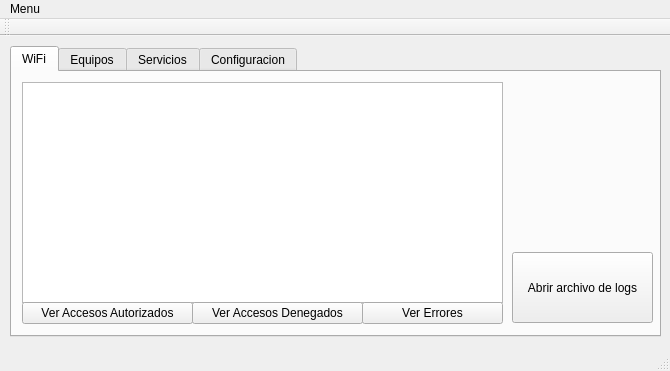
<?xml version="1.0" encoding="UTF-8"?>
<ui version="4.0">
 <class>Main</class>
 <widget class="QMainWindow" name="Main">
  <property name="geometry">
   <rect>
    <x>0</x>
    <y>0</y>
    <width>670</width>
    <height>371</height>
   </rect>
  </property>
  <property name="sizePolicy">
   <sizepolicy hsizetype="Fixed" vsizetype="Fixed">
    <horstretch>0</horstretch>
    <verstretch>0</verstretch>
   </sizepolicy>
  </property>
  <property name="minimumSize">
   <size>
    <width>670</width>
    <height>371</height>
   </size>
  </property>
  <property name="maximumSize">
   <size>
    <width>670</width>
    <height>371</height>
   </size>
  </property>
  <property name="windowTitle">
   <string>Gestion IT DAETSAM</string>
  </property>
  <property name="windowIcon">
   <iconset>
    <normaloff>../../../daetsam-beca-15-16/source/_static/daetsam_logo.png</normaloff>../../../daetsam-beca-15-16/source/_static/daetsam_logo.png</iconset>
  </property>
  <property name="locale">
   <locale language="Spanish" country="Spain"/>
  </property>
  <property name="tabShape">
   <enum>QTabWidget::Rounded</enum>
  </property>
  <widget class="QWidget" name="centralWidget">
   <widget class="QTabWidget" name="tabMain">
    <property name="geometry">
     <rect>
      <x>10</x>
      <y>10</y>
      <width>651</width>
      <height>291</height>
     </rect>
    </property>
    <property name="currentIndex">
     <number>0</number>
    </property>
    <widget class="QWidget" name="tabWifi">
     <attribute name="title">
      <string>WiFi</string>
     </attribute>
     <widget class="QTableWidget" name="tableWiFi">
      <property name="geometry">
       <rect>
        <x>10</x>
        <y>10</y>
        <width>481</width>
        <height>221</height>
       </rect>
      </property>
      <property name="sizeAdjustPolicy">
       <enum>QAbstractScrollArea::AdjustToContents</enum>
      </property>
      <property name="editTriggers">
       <set>QAbstractItemView::NoEditTriggers</set>
      </property>
      <property name="showDropIndicator" stdset="0">
       <bool>false</bool>
      </property>
      <property name="dragDropOverwriteMode">
       <bool>false</bool>
      </property>
      <property name="selectionMode">
       <enum>QAbstractItemView::SingleSelection</enum>
      </property>
      <property name="selectionBehavior">
       <enum>QAbstractItemView::SelectRows</enum>
      </property>
      <property name="sortingEnabled">
       <bool>true</bool>
      </property>
     </widget>
     <widget class="QPushButton" name="btnAccesos">
      <property name="geometry">
       <rect>
        <x>10</x>
        <y>230</y>
        <width>171</width>
        <height>22</height>
       </rect>
      </property>
      <property name="text">
       <string>Ver Accesos Autorizados</string>
      </property>
     </widget>
     <widget class="QPushButton" name="btnDenegados">
      <property name="geometry">
       <rect>
        <x>180</x>
        <y>230</y>
        <width>171</width>
        <height>22</height>
       </rect>
      </property>
      <property name="text">
       <string>Ver Accesos Denegados</string>
      </property>
     </widget>
     <widget class="QPushButton" name="btnErrores">
      <property name="geometry">
       <rect>
        <x>350</x>
        <y>230</y>
        <width>141</width>
        <height>22</height>
       </rect>
      </property>
      <property name="text">
       <string>Ver Errores</string>
      </property>
     </widget>
     <widget class="QPushButton" name="btnAbrirLogs">
      <property name="geometry">
       <rect>
        <x>500</x>
        <y>180</y>
        <width>141</width>
        <height>71</height>
       </rect>
      </property>
      <property name="text">
       <string>Abrir archivo de logs</string>
      </property>
     </widget>
    </widget>
    <widget class="QWidget" name="tabEquipos">
     <attribute name="title">
      <string>Equipos</string>
     </attribute>
     <widget class="QPushButton" name="btnEquiposOnline">
      <property name="geometry">
       <rect>
        <x>10</x>
        <y>230</y>
        <width>141</width>
        <height>22</height>
       </rect>
      </property>
      <property name="text">
       <string>Ver Equipos Online</string>
      </property>
     </widget>
     <widget class="QTableWidget" name="tableEquipos">
      <property name="geometry">
       <rect>
        <x>10</x>
        <y>10</y>
        <width>481</width>
        <height>221</height>
       </rect>
      </property>
     </widget>
     <widget class="QPushButton" name="btnEquiposOffline">
      <property name="geometry">
       <rect>
        <x>150</x>
        <y>230</y>
        <width>141</width>
        <height>22</height>
       </rect>
      </property>
      <property name="text">
       <string>Ver Equipos Offline</string>
      </property>
     </widget>
    </widget>
    <widget class="QWidget" name="tabServicios">
     <attribute name="title">
      <string>Servicios</string>
     </attribute>
    </widget>
    <widget class="QWidget" name="tabConfiguracion">
     <attribute name="title">
      <string>Configuracion</string>
     </attribute>
    </widget>
   </widget>
  </widget>
  <widget class="QMenuBar" name="menuBar">
   <property name="geometry">
    <rect>
     <x>0</x>
     <y>0</y>
     <width>670</width>
     <height>19</height>
    </rect>
   </property>
   <widget class="QMenu" name="menuMenu">
    <property name="title">
     <string>Menu</string>
    </property>
    <addaction name="actionSalir"/>
   </widget>
   <addaction name="menuMenu"/>
  </widget>
  <widget class="QToolBar" name="mainToolBar">
   <attribute name="toolBarArea">
    <enum>TopToolBarArea</enum>
   </attribute>
   <attribute name="toolBarBreak">
    <bool>false</bool>
   </attribute>
  </widget>
  <widget class="QStatusBar" name="statusBar"/>
  <action name="actionSalir">
   <property name="text">
    <string>Salir</string>
   </property>
  </action>
 </widget>
 <layoutdefault spacing="6" margin="11"/>
 <resources/>
 <connections>
  <connection>
   <sender>actionSalir</sender>
   <signal>triggered()</signal>
   <receiver>Main</receiver>
   <slot>close()</slot>
   <hints>
    <hint type="sourcelabel">
     <x>-1</x>
     <y>-1</y>
    </hint>
    <hint type="destinationlabel">
     <x>261</x>
     <y>182</y>
    </hint>
   </hints>
  </connection>
 </connections>
</ui>
